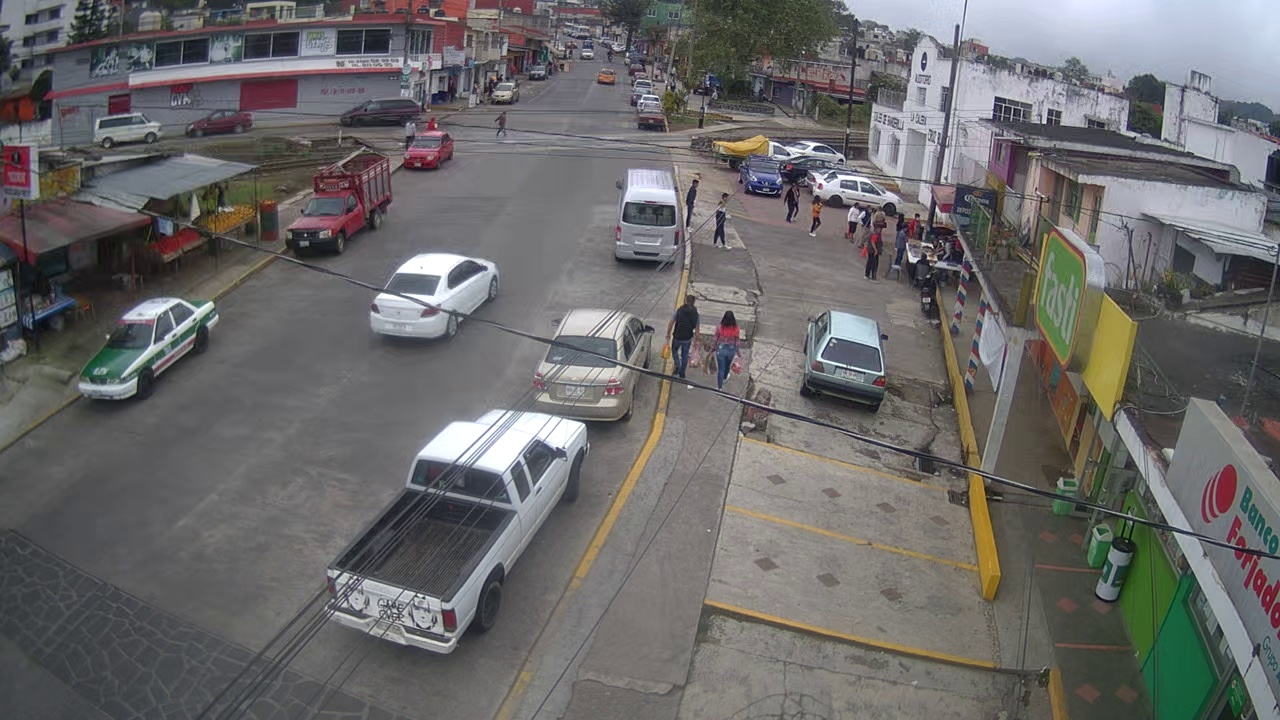
#> input picture XA0100FIJA1.jpg, 1280 x 720 px, given in place of media.smp, which was not available
$ python XA0041FIJA1.py
#> lines starting #> are read from the running program, lines starting #| are printed output that depends on the picture; after the words box and inside, x2 and y2 are one past the last pixel; in counts of white or black regions, pixels touching at a corner belong together; pictures that were not available may be replaced by others from this repository, and a replacement may not be noted
import cv2
import numpy as np

cap = cv2.VideoCapture('rtsp://admin:C0nf1gur4c10n@172.21.5.172/profile3/media.smp')
fgbg = cv2.bgsegm.createBackgroundSubtractorMOG()
kernel = cv2.getStructuringElement(cv2.MORPH_ELLIPSE,(3,3))

while True:
    ret, frame = cap.read()
#> frame is the input picture: shape (720, 1280, 3); mean B, G, R 105.5, 105.6, 106.9
    if ret == False: break

    gray = cv2.cvtColor(frame, cv2.COLOR_BGR2GRAY)
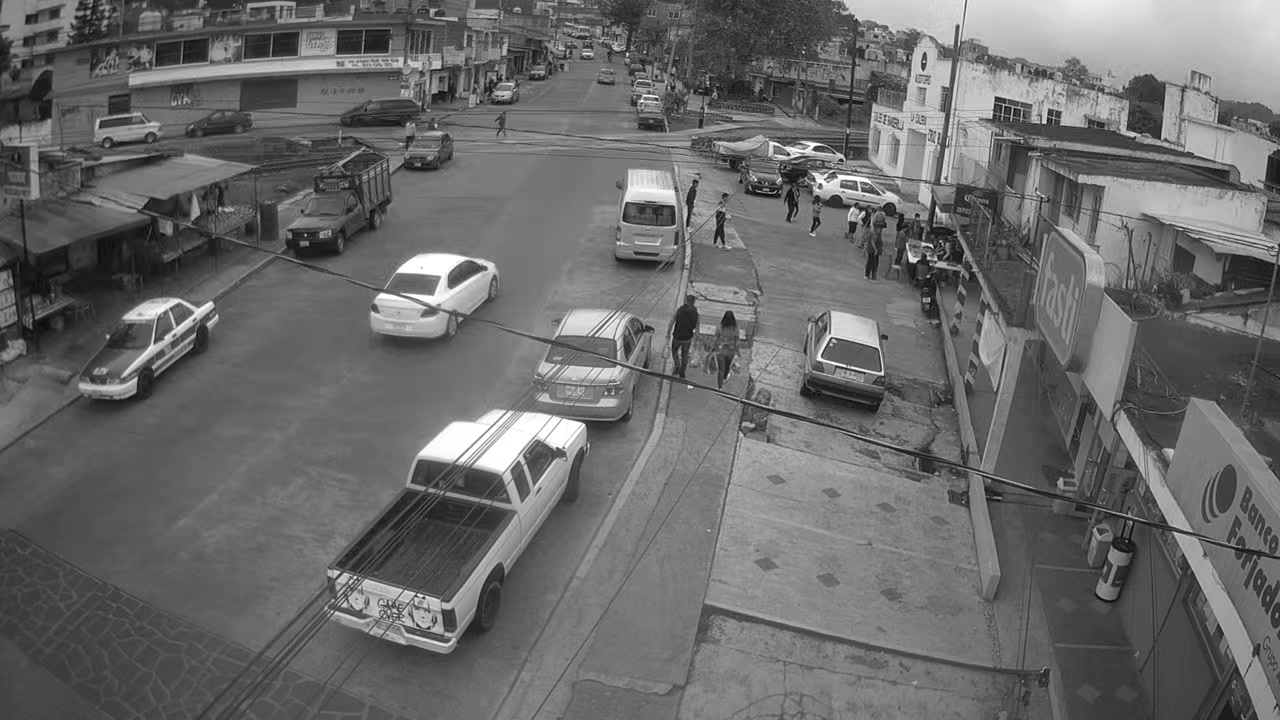
#> gray: shape (720, 1280); min 2, max 255, mean 106

    cv2.rectangle(frame, (0,0), (frame.shape[1],40), (0,0,0), -1)
    color = (0,255,0)
    texto_estado = "Estado: No se ha detectado movimiento"
    cv2.putText(frame, texto_estado, (10,30), cv2.FONT_HERSHEY_SIMPLEX, 1, color, 2)
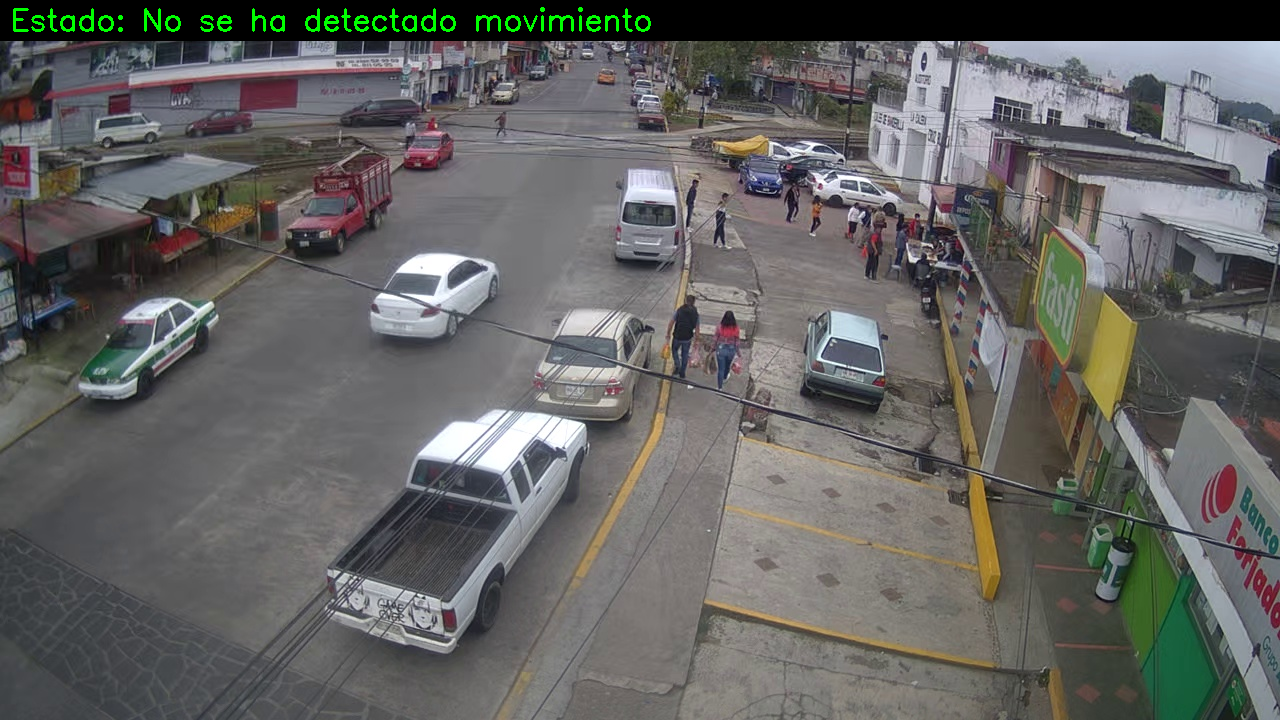
#> frame: shape (720, 1280, 3); mean B, G, R 98.1, 99.8, 100

    area_pts= np.array([[7,513],[1207,215],[1275,244],[1275,431],[1130,718],[4,705]], np.int32)

    imAux = np.zeros(shape=(frame.shape[:2]), dtype=np.uint8)
    imAux = cv2.drawContours(imAux, [area_pts], -1, (255), -1)
    image_area = cv2.bitwise_and(gray, gray, mask=imAux)
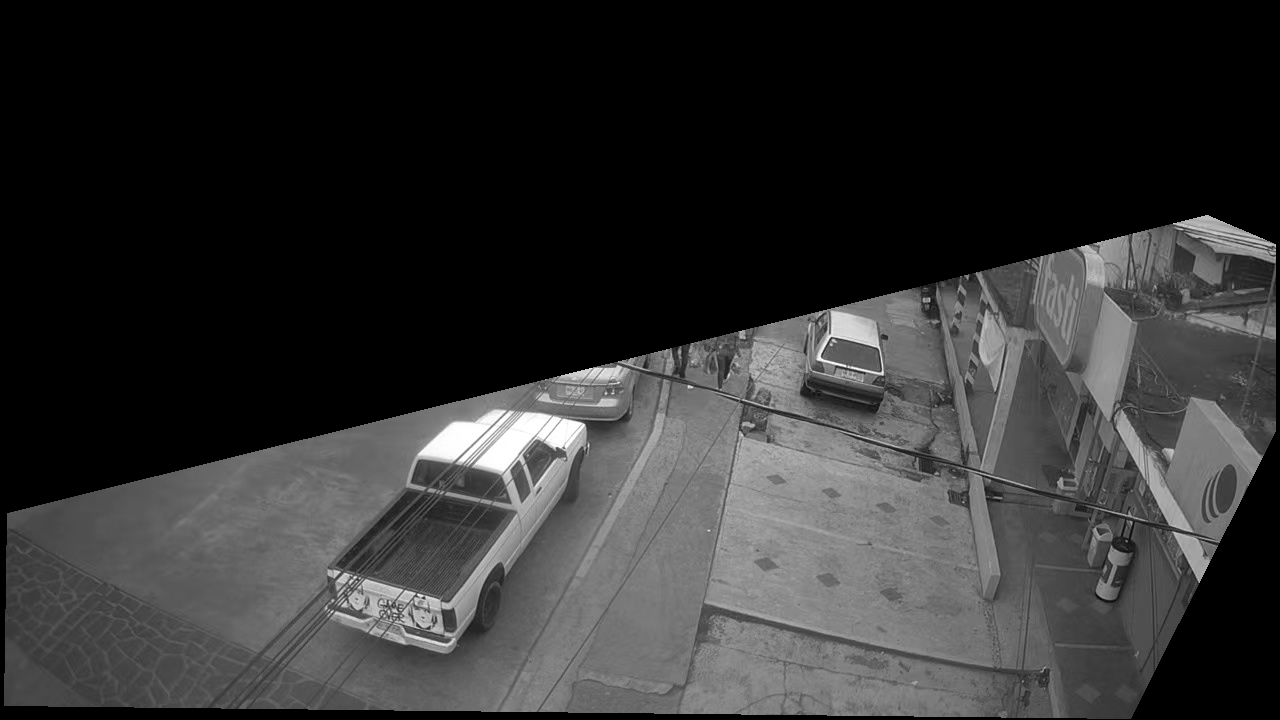
#> image_area: shape (720, 1280); min 0, max 255, mean 49.2
    fgmask = fgbg.apply(image_area)
#> fgmask: shape (720, 1280); every value is 0
    fgmask = cv2.morphologyEx(fgmask, cv2.MORPH_OPEN, kernel)
    fgmask = cv2.dilate(fgmask, None, iterations=3)

    cnts = cv2.findContours(fgmask, cv2.RETR_EXTERNAL, cv2.CHAIN_APPROX_SIMPLE)[0]
#> cnts = []
    for cnt in cnts:
        if cv2.contourArea(cnt) > 600:
            x, y, w, h = cv2.boundingRect(cnt)
            cv2.rectangle(frame, (x, y), (x+w, y+h), (0,255,0), 2)
            texto_estado="Estado: Movimiento detectado"
            cv2.rectangle(frame, (0,0), (frame.shape[1],40), (0,0,0), -1)
            color=(0,0,255)
            cv2.putText(frame, texto_estado, (10,30), cv2.FONT_HERSHEY_SIMPLEX, 1, color, 2)
#> this loop made 0 passes

    cv2.drawContours(frame, [area_pts], -1, color, 2)
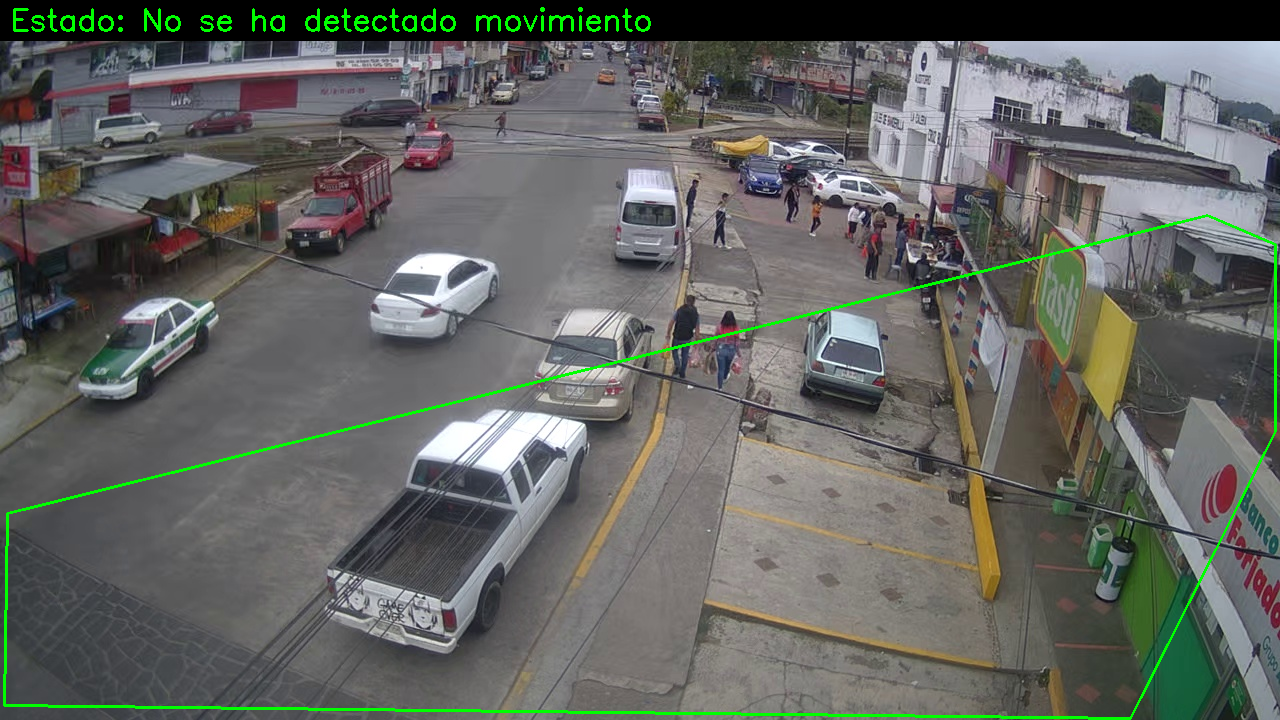
#> frame: shape (720, 1280, 3); 0.98% of pixels changed, all inside (x1, y1, x2, y2) = (3, 214, 1277, 720)

    cv2.imshow('Frame', frame)

    k = cv2.waitKey(1) & 0xFF
#> (key Esc is pressed here)
    if k == 27: break

cap.release()
cv2.destroyAllWindows()
